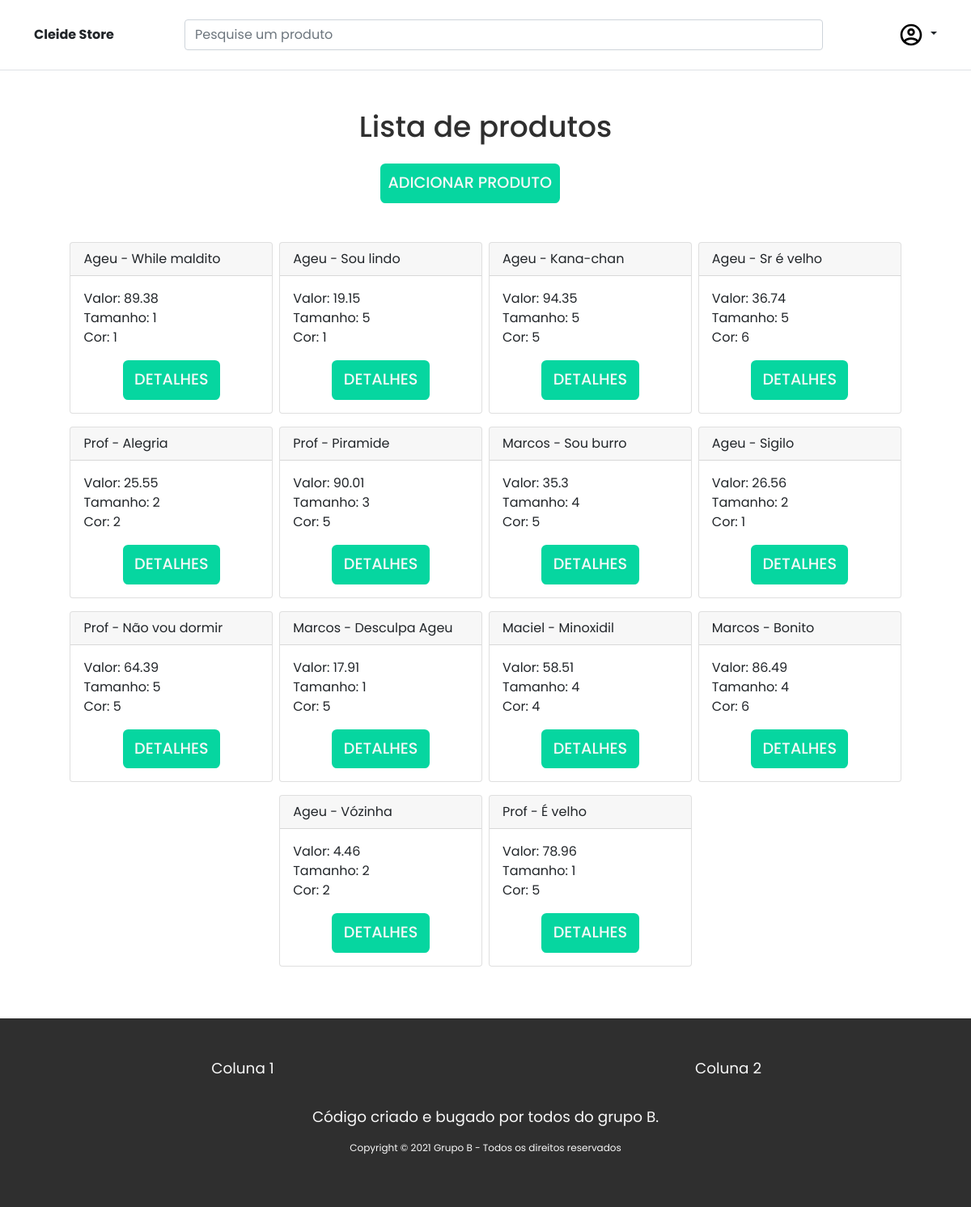
The page /pages/index_produtos.php on the database its author committed.
### tables this page shows
CREATE TABLE `produto` (
  `id_produto` int NOT NULL AUTO_INCREMENT,
  `nome_produto` varchar(150) NOT NULL,
  `desc_produto` varchar(200) NOT NULL,
  `valor_produto` float NOT NULL,
  `tamanho_produto` varchar(10) NOT NULL,
  `cor_produto` int NOT NULL,
  PRIMARY KEY (`id_produto`),
  KEY `nome_produto` (`nome_produto`),
  KEY `nome_produto_2` (`nome_produto`)
);

### functions/tabela_index_produto.php (the view)
<?php
include '../database/Connection.php';
$consulta = "SELECT * FROM `produto`";
$busca = mysqli_query($connection, $consulta);
$a = 0;
while ($resultado = mysqli_fetch_assoc($busca) and $a < 30){
    $row [] = $resultado;
    echo "
    <div id='card'class='card mx-1 col-sm-3 mb-3 p-0'>
    <div class='card-header'>{$row[$a]["nome_produto"]}</div>
    <div class='card-body'>
    <p class='card-text'>
    Valor: {$row[$a]["valor_produto"]}</br>
    Tamanho: {$row[$a]["tamanho_produto"]}</br>
    Cor: {$row[$a]["cor_produto"]}</br>
    </p>
    <div class= 'row  justify-content-center'>
    <a type='button' class='w-50 btn btn-green' href=  'index_detalhes_produto.php?id={$row[$a]["id_produto"]}'> Detalhes</a>
    </div>
    </div>
    </div>";
    $a++;
}
?>

### css/style.css (style rules this page uses)
body { font-family: "Poppins", sans-serif !important; }

### css/colors.css (style rules this page uses)
:root { --pink-cleide: #ef476f; --yellow-cleide: #ffd166; --green-cleide: #06d6a0; --blue-light-cleide: #118ab2; --blue-dark-cleide: #083b4b; --black-cleide: #2f2f2f; --gray-light-cleide: #f8f8f8; --gray-dark-cleide: #bbbbbb; }

### css/components/buttons.css (style rules this page uses)
.btn { font-weight: 500 !important; padding: 0.5rem !important; text-transform: uppercase; word-wrap: break-word !important; border: 2px solid transparent !important; font-size: 1.2rem !important; border-radius: 0.4rem !important; color: var(--black-cleide) ; }
.btn-green { background-color: var(--green-cleide) !important; border-color: var(--green-cleide) !important; color: var(--gray-light-cleide) !important; }

### pages/index_produtos.php (style rules this page uses)
#card { width: 22%; }

### rows shown on the page
produto: nome_produto "Ageu - While maldito", valor_produto "89.38", tamanho_produto "1", cor_produto "1"
produto: nome_produto "Ageu - Sou lindo", valor_produto "19.15", tamanho_produto "5", cor_produto "1"
produto: nome_produto "Ageu - Kana-chan", valor_produto "94.35", tamanho_produto "5", cor_produto "5"
produto: nome_produto "Ageu - Sr é velho", valor_produto "36.74", tamanho_produto "5", cor_produto "6"
produto: nome_produto "Prof - Alegria", valor_produto "25.55", tamanho_produto "2", cor_produto "2"
produto: nome_produto "Prof - Piramide", valor_produto "90.01", tamanho_produto "3", cor_produto "5"
produto: nome_produto "Marcos - Sou burro", valor_produto "35.3", tamanho_produto "4", cor_produto "5"
produto: nome_produto "Ageu - Sigilo", valor_produto "26.56", tamanho_produto "2", cor_produto "1"
produto: nome_produto "Prof - Não vou dormir", valor_produto "64.39", tamanho_produto "5", cor_produto "5"
produto: nome_produto "Marcos - Desculpa Ageu", valor_produto "17.91", tamanho_produto "1", cor_produto "5"
produto: nome_produto "Maciel - Minoxidil", valor_produto "58.51", tamanho_produto "4", cor_produto "4"
produto: nome_produto "Marcos - Bonito", valor_produto "86.49", tamanho_produto "4", cor_produto "6"
produto: nome_produto "Ageu - Vózinha", valor_produto "4.46", tamanho_produto "2", cor_produto "2"
produto: nome_produto "Prof - É velho", valor_produto "78.96", tamanho_produto "1", cor_produto "5"
